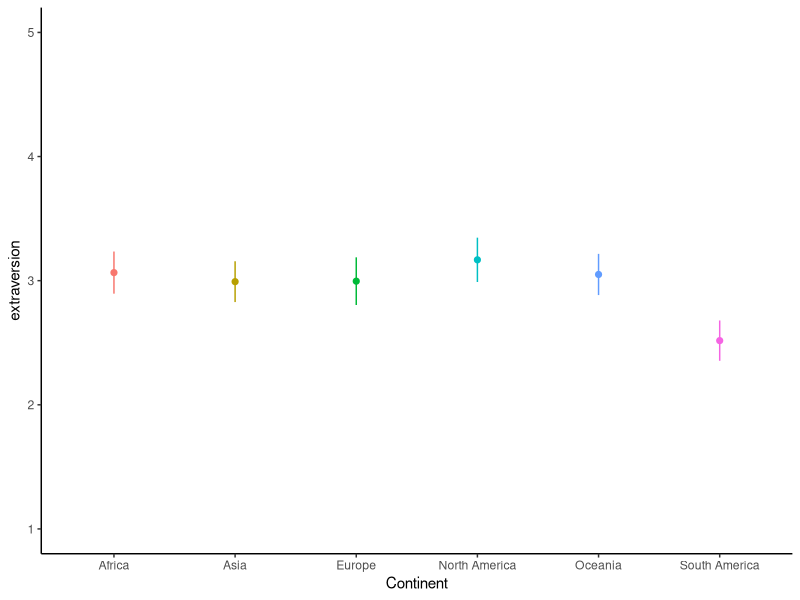
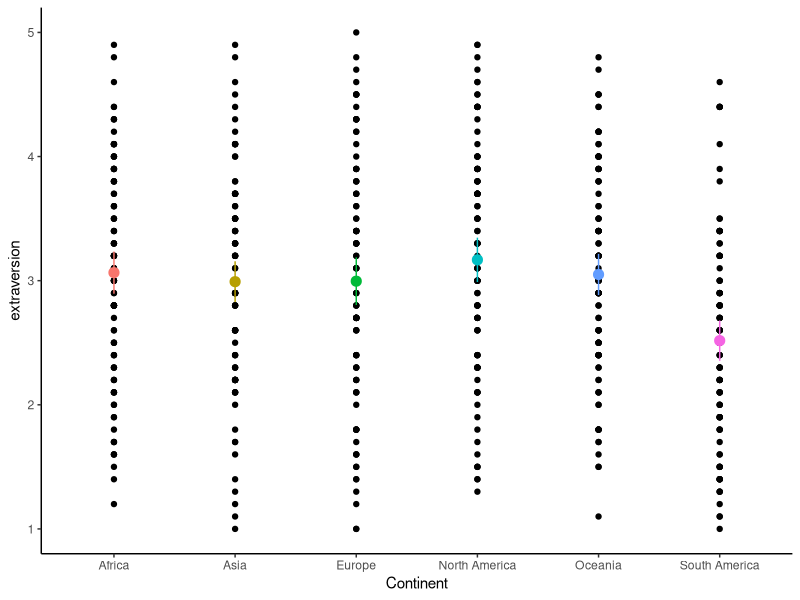
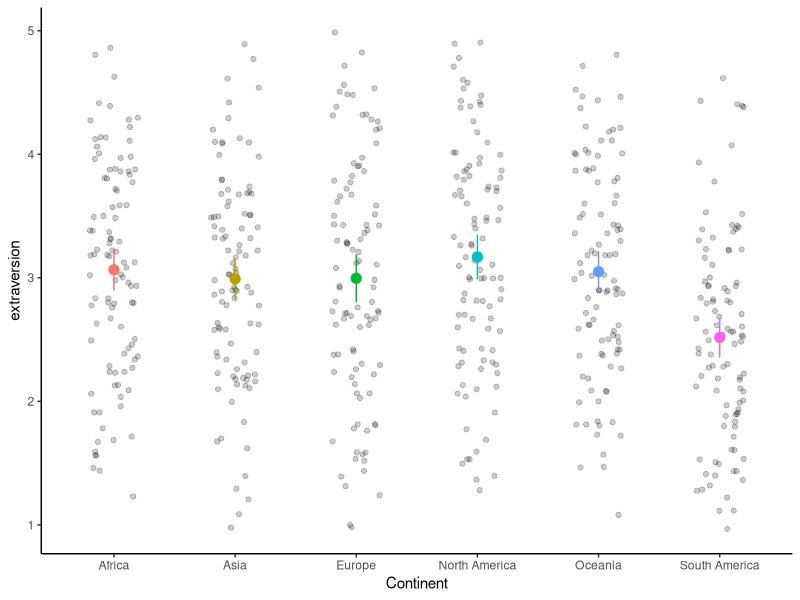
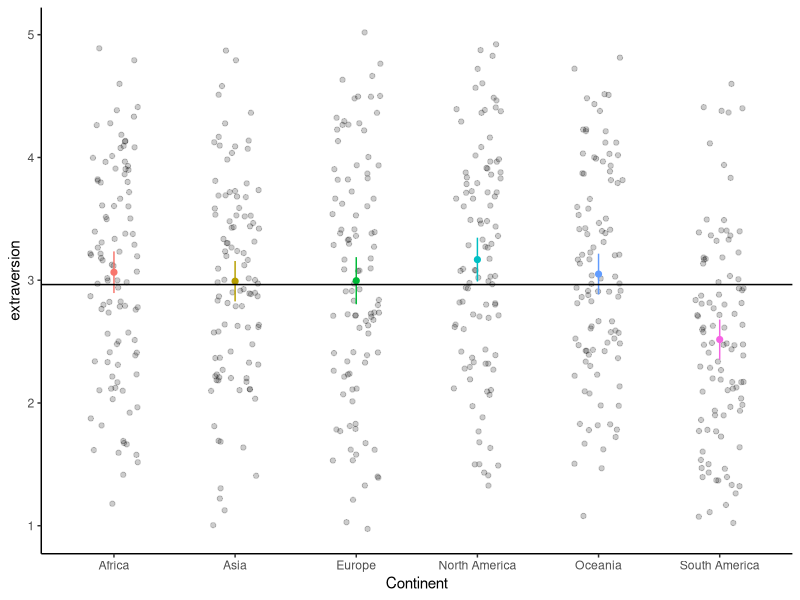

The R script that drew these images, in order:
## ---- chunk 1
knitr::opts_chunk$set(echo = TRUE, cache = TRUE)

setwd("/Users/rbat/Library/CloudStorage/Box-Box/204A/Lab 5 (Rohit)")
## ---- chunk 2
suppressPackageStartupMessages({
  library(ggplot2)
  library(readr)
  library(dplyr)
})
## ---- chunk 3
df <- read_csv('Big5_Countries.csv') # remember to change the path to the folder 
# where your dataset is!
head(df)
## ---- chunk 4
table(df$Continent_Name)

# Another way of doing this using dplyr:

df %>%
  group_by(Continent_Name) %>%
  summarise("no. of people from each Continent" = n())
## ---- chunk 5
df |>
  group_by(Continent_Name) |>
  summarize(mean_extraversion = mean(E),
            sd_extraversion = sd(E))
## ---- chunk 6
z95 <- qnorm(0.975) # we are saving the critical value for a 95% confidence interval
n_per_group <- 100

df |> 
  ggplot() +
  stat_summary(aes(x = Continent_Name, y = E, color = Continent_Name), # we are telling ggplot function to plot a statistical summary where x-axis is the groups and y-axis is the Extraversion numeric variable with different colors for each group
               shape = 20, # shape is for the point in the middle and what it should look like
               fun = mean, geom = "pointrange", # what function to plot for the summary - we choose mean and the range
               fun.min = function(x) (mean(x) - z95*(sd(x)/sqrt(n_per_group))), # we define the min and max of the range
               fun.max = function(x) (mean(x) + z95*(sd(x)/sqrt(n_per_group)))) +
  theme_classic() +
  ylim(1,5) +
  theme(legend.position = "None") +
  xlab("Continent") + ylab("extraversion")
## ---- chunk 7

df |> 
  ggplot() +
  geom_point(aes(x = Continent_Name, y = E)) + # plot the data points of each group
  stat_summary(aes(x = Continent_Name, y = E, color = Continent_Name),
               shape = 20,
               size = 1,
               fun = mean, 
               geom = "pointrange",
               fun.min = function(x) mean(x) - z95*(sd(x)/sqrt(n_per_group)), 
               fun.max = function(x) mean(x) + z95*(sd(x)/sqrt(n_per_group))) +
  theme_classic() +
  theme(legend.position = "None") +
  xlab("Continent") + ylab("extraversion")
## ---- chunk 8

df |> 
  ggplot() +
  geom_jitter(aes(x = Continent_Name, y = E), alpha = 0.2, width = 0.2) + # plot the data points of each group with some jitter
  stat_summary(aes(x = Continent_Name, y = E, color = Continent_Name),
               shape = 20,
               size = 1,
               fun = mean, 
               geom = "pointrange",
               fun.min = function(x) mean(x) - z95*(sd(x)/sqrt(n_per_group)), 
               fun.max = function(x) mean(x) + z95*(sd(x)/sqrt(n_per_group))) +
  theme_classic() +
  theme(legend.position = "None") +
  xlab("Continent") + ylab("extraversion")
## ---- chunk 9
ext <- df |>
  select(Continent_Name, E)
glimpse(ext)
## ---- chunk 10
ext <- ext |> 
  group_by(Continent_Name) |> 
  mutate(E_Group_Mean = mean(E, na.rm = T)) |> 
  ungroup() # this is here to undo the group_by, 
            # since we're done doing operations by group for now
## ---- chunk 11
ext$devs.from.group.means <- ext$E - ext$E_Group_Mean # make a new column of deviations
## ---- chunk 12
ext$squared.devs <- ext$devs.from.group.means^2
## ---- chunk 13
SSw <- sum(ext$squared.devs)
## ---- chunk 14
GrandMean <- mean(ext$E) #2.965 is the grand mean
## ---- chunk 15
df |> 
  ggplot(aes(x = Continent_Name, y = E)) +
  geom_jitter(alpha = .2, width = .2 ) +
  stat_summary(aes(x = Continent_Name, y = E, color = Continent_Name),
               shape = 20,
               fun = mean, geom = "pointrange",
               fun.min = function(x) mean(x) - 1.96*(sd(x)/sqrt(100)), 
               fun.max = function(x) mean(x) + 1.96*sd(x)/sqrt(100)) +
  theme_classic() +
  theme(legend.position = "None") +
  xlab("Continent") + ylab("extraversion")+
  geom_hline(yintercept = GrandMean) # Add Grand mean
## ---- chunk 16
GroupMeans <- ext |>
  group_by(Continent_Name) |> 
  summarize(GroupMean = mean(E, na.rm = T))

GroupMeans # check it out!
## ---- chunk 17
GroupMeans <- GroupMeans |>  # this time, we don't need groupby!
  mutate(GrandMean = GrandMean) # We just gave it one value, 
                                     # so the whole column will repeat this value
## ---- chunk 18
GroupMeans <- GroupMeans |>
  mutate(devs.from.grand.mean = GroupMean - GrandMean,
         squared.devs.from.grand.mean = devs.from.grand.mean^2)

## ---- chunk 19
table(ext$Continent_Name)

GroupMeans$weighted.squared.devs <- GroupMeans$squared.devs.from.grand.mean * 100
## ---- chunk 20
SSb <- sum(GroupMeans$weighted.squared.devs)
## ---- chunk 21
DFb <- 6 - 1 # (number of groups - 1)
DFw <- 600 - 6 # (total sample size - number of groups)
## ---- chunk 22
MSw <- SSw/DFw 
MSb <- SSb/DFb 
## ---- chunk 23
F.stat <- MSb / MSw # intuition here? Likely to reject H0?
F.stat
## ---- chunk 24
pf(F.stat, # F-value
   df1 = DFb, # Degree of freedom between - the numerator
   df2 = DFw, # Degree of freedom within - the denominator
   lower.tail = FALSE)
## ---- chunk 25
aov(formula =  E ~ Continent_Name, # outcome ~ group
    data = df)  # dataframe 
## ---- chunk 26
my.anova <- aov(formula = E ~ Continent_Name, data = df)
## ---- chunk 27
summary(my.anova) # Pr(>F) is your p-value 
                  # (Spoiler alert: it's in scientific notation because it's so so small)
## ---- chunk 28
pairwise.t.test(x = df$E, # outcome variable
                g = df$Continent_Name, # grouping variable
                p.adjust.method = "none") # which correction? (we'll talk about this later)
## ---- chunk 29
# (1 - probability of rejecting 0 tests) = 
#  (probability of rejecting *at least*one test )
1 - dbinom(0, size = 1, prob = 0.05)
## ---- chunk 30
1 - dbinom(0, size = 2, prob = 0.05) # type 1 error when 2 tests

1 - dbinom(0, size = 15, prob = 0.05) # type 1 error when 15 tests
## ---- chunk 31
pairwise.t.test(x = df$E, g = df$Continent_Name, p.adjust.method = "bonferroni") 
## ---- chunk 32
TukeyHSD(my.anova, conf.level = 0.95)
